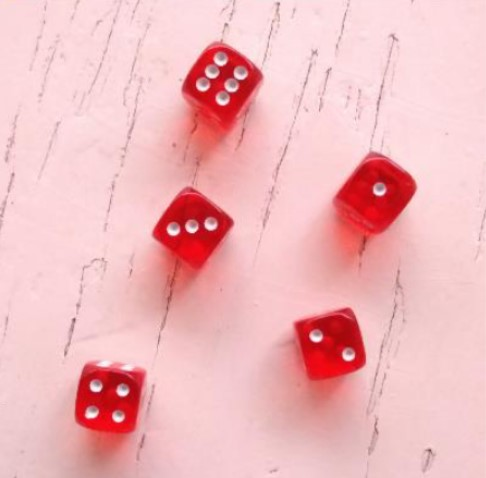
#> input picture Trailhead PDI/imgs/Dados.jpg, 486 x 478 px
$ python '13.Identificando e contando objetos.py'   (older library calls are emulated)
#> lines starting #> are read from the running program, lines starting #| are printed output that depends on the picture; after the words box and inside, x2 and y2 are one past the last pixel; in counts of white or black regions, pixels touching at a corner belong together
import numpy as np
import cv2
import mahotas
#Função para facilitar a escrita nas imagem
def escreve(img, texto, cor=(255,0,0)):
  fonte = cv2.FONT_HERSHEY_SIMPLEX
  cv2.putText(img, texto, (10,20), fonte, 0.5, cor, 0,   cv2.LINE_AA)
imgColorida = cv2.imread('imgs/Dados.jpg')
#> imgColorida is the input picture: shape (478, 486, 3); mean B, G, R 188.2, 184.5, 240.1
#Carregamento da imagem
#Se necessário o redimensioamento da imagem pode vir aqui.
#Passo 1: Conversão para tons de cinza
img = cv2.cvtColor(imgColorida, cv2.COLOR_BGR2GRAY)
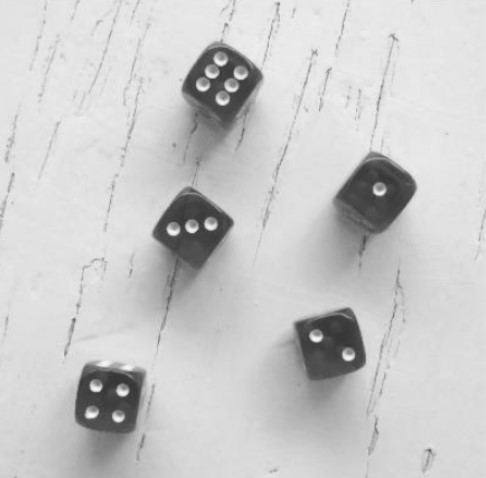
#> img: shape (478, 486); min 51, max 250, mean 201.5
#Passo 2: Blur/Suavização da imagem
suave = cv2.blur(img, (7, 7))
#Passo 3: Binarização resultando em pixels brancos e pretos
T = mahotas.thresholding.otsu(suave)
#> T = 158
bin = suave.copy()
bin[bin > T] = 255
bin[bin < 255] = 0
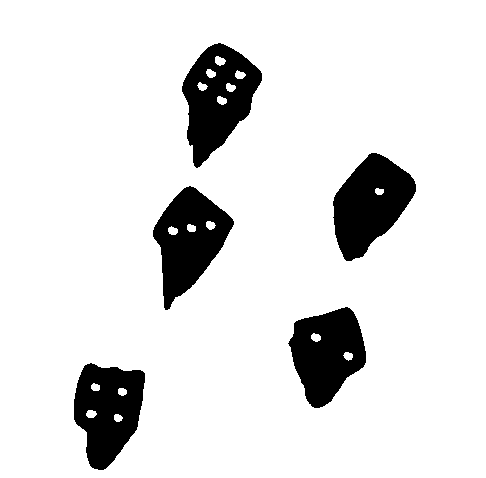
#> bin: shape (478, 486); 88.5% white; 5 black regions, box (x1, y1, x2, y2) and area: (182, 43, 262, 168) 5611, (333, 153, 416, 261) 5503, (153, 186, 234, 310) 5353, (74, 363, 145, 470) 5133, (288, 307, 366, 408) 5122
bin = cv2.bitwise_not(bin)
#Passo 4: Detecção de bordas com Canny
bordas = cv2.Canny(bin, 70, 150)
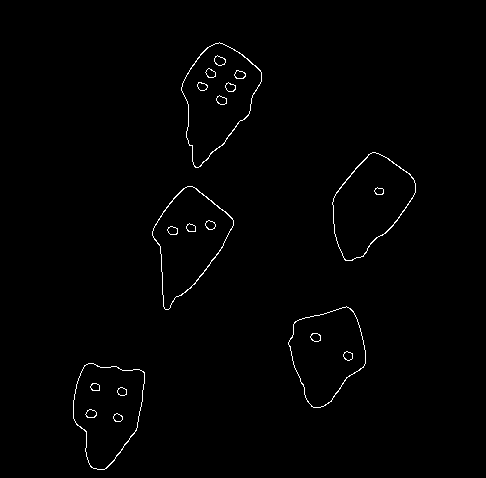
#> bordas: shape (478, 486); 0.89% white in thin lines or dots, all inside (x1, y1, x2, y2) = (73, 42, 416, 470)
#Passo 5: Identificação e contagem dos contornos da imagem
#cv2.RETR_EXTERNAL = conta apenas os contornos externos
(lx, objetos,lx) = cv2.findContours(bordas.copy(),
                                     cv2.RETR_EXTERNAL,
                                     cv2.CHAIN_APPROX_SIMPLE)
#> lx = [[1, -1, -1, -1], [2, 0, -1, -1], [3, 1, -1, -1], [4, 2, -1, -1], [-1, 3, -1, -1]]; objetos = 5 contours; box (x1, y1, x2, y2) and area: (181, 42, 262, 168) 6064, (152, 186, 234, 310) 5608, (332, 152, 416, 261) 5597, (73, 363, 145, 470) 5408, (288, 306, 366, 408) 5274
#A variável lx (lixo) recebe dados que não são utilizados
escreve(img, "Imagem em tons de cinza", 0)
#> in escreve, `cv2.putText(img, texto, (10,20), fonte, 0.5, cor, 0,   cv2.LINE_AA)`:
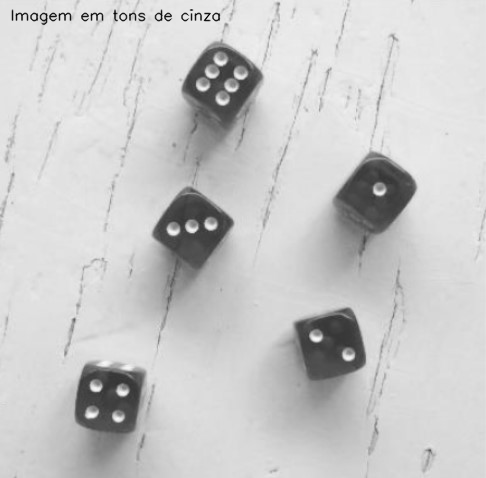
#> img: shape (478, 486); 0.54% of pixels changed, all inside (x1, y1, x2, y2) = (11, 9, 221, 26)
escreve(suave, "Suavizacao com Blur", 0)
escreve(bin, "Binarizacao com Metodo Otsu", 255)
#> call 3 of escreve, with texto = 'Binarizacao com Metodo Otsu', cor = 255
#> in escreve (call 3), `cv2.putText(img, texto, (10,20), fonte, 0.5, cor, 0,   cv2.LINE_AA)`:
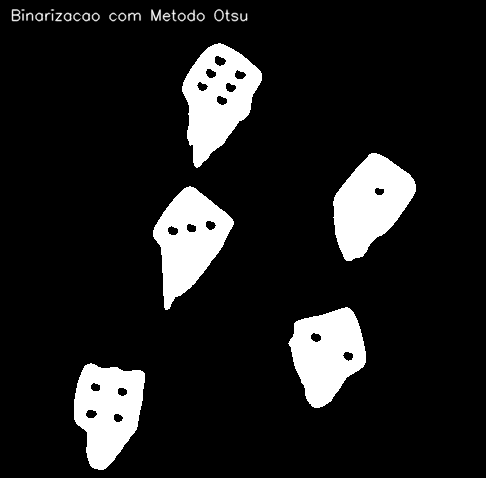
#> img: shape (478, 486); min 0, max 255, mean 30.1
escreve(bordas, "Detector de bordas Canny", 255)
temp = np.vstack([ np.hstack([img, suave]),   np.hstack([bin, bordas])   ])
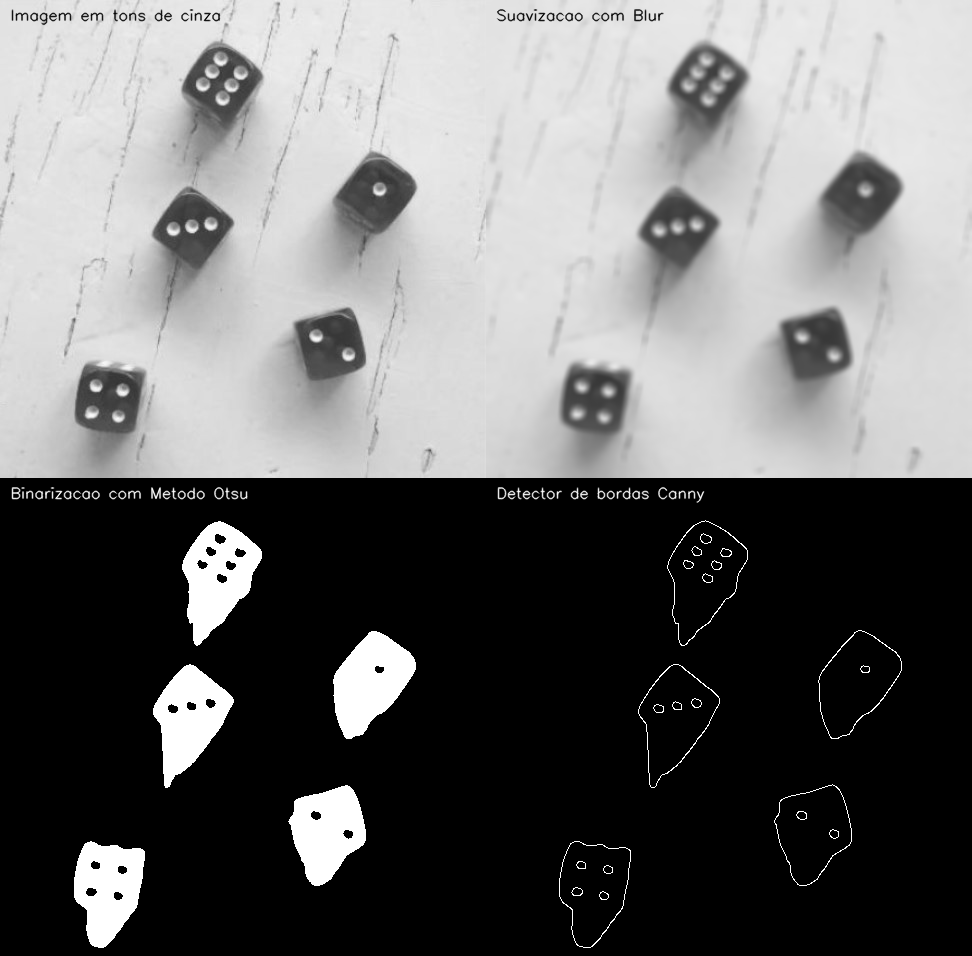
#> temp: shape (956, 972); min 0, max 255, mean 108.8
cv2.imshow("Quantidade de objetos: "+str(len(objetos)), temp)
cv2.waitKey(0)
imgC2 = imgColorida.copy()
cv2.imshow("Imagem Original", imgColorida)
cv2.drawContours(imgC2, objetos, -1, (255, 0, 0), 2)
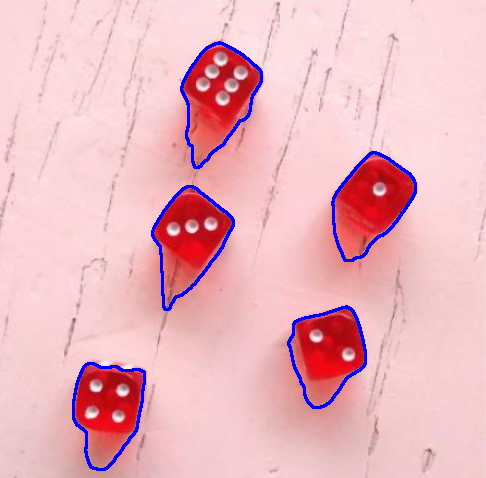
#> imgC2: shape (478, 486, 3); 2.23% of pixels changed, all inside (x1, y1, x2, y2) = (72, 41, 417, 471)
escreve(imgC2, str(len(objetos))+" objetos encontrados!")
cv2.imshow("Resultado", imgC2)
cv2.waitKey(0)
